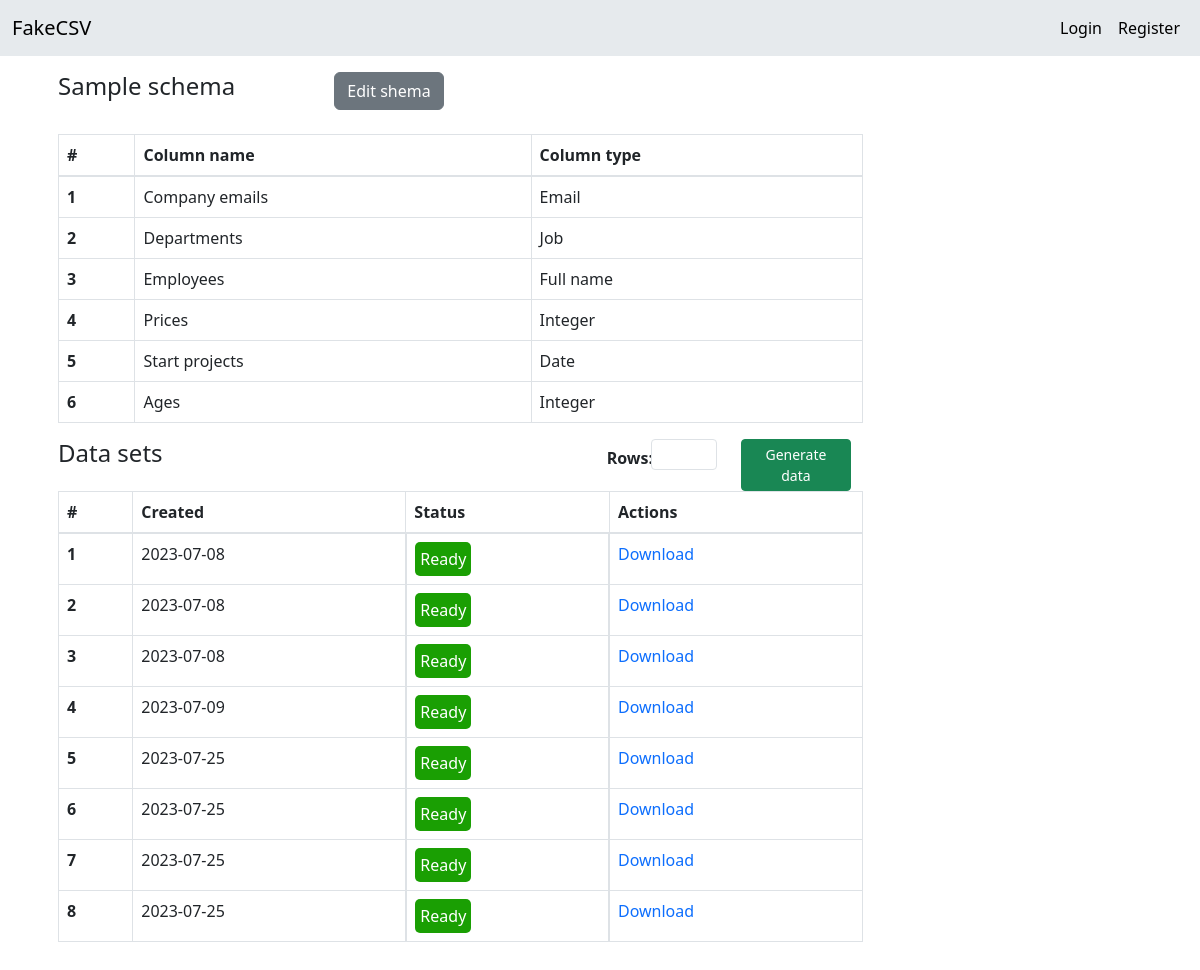
The page /data-sets/Planeks/ on the database its author committed.
### CSV_converter/models.py (models this page shows, shortened)
class Column(models.Model):
    name = models.CharField(max_length=255)
    type = models.CharField(
        max_length=255,
        choices=TYPE_CHOICES
    )
    order = models.CharField(max_length=255)
    schema = models.ForeignKey(
        Schema,
        on_delete=models.CASCADE
    )

class File(models.Model):
    name = models.CharField(max_length=255)
    date = models.DateField(auto_now=True)
    schema = models.ForeignKey(
        Schema,
        on_delete=models.CASCADE
    )

### CSV_converter/views.py (the view, shortened to what this page needs)
# urls.py: path('data-sets/<str:name>/', views.DataSetsView.as_view(), name='data_sets'),
class DataSetsView(View):
    template_name = "data_sets.html"
    fake = Faker()
    def get(self, *args, **kwargs):
        name = kwargs.get('name')
        if name:
            schema = get_object_or_404(Schema, name=name)
            columns = schema.column_set.all()
            files = schema.file_set.all()
        else:
            columns = ''
            files = ''
        return render(self.request, self.template_name, {"schema_name": schema.name, "columns": columns, "files": files})

### CSV_converter/templates/data_sets.html (shortened to what this page needs)
{% extends 'base.html' %}
{% load static %}
{% block css %}
<link rel="preload" as="style" href="{% static 'css/data_sets.css' %}" onload="this.rel = 'stylesheet'"/>
{% endblock %}
{% block content %}
<div class="col-sm-9 p-3">
  <form method="post">
    <div class="row justify-content-start">
      <div class="col-4">
        <h4>Sample schema</h4>
      </div>
      <div class="col-4">
        <a role="button" href="{% url 'edit_schema' name=schema_name %}" class="btn btn-secondary">Edit shema</a>
      </div>
    </div>
    <br>
    <table class="table table-bordered">
      <thead>
        <tr>
          <th scope="col">#</th>
          <th scope="col">Column name</th>
          <th scope="col">Column type</th>
        </tr>
      </thead>
      <tbody>
        {% for column in columns %}
          <tr>
            <th scope="row">{{ forloop.counter }}</th>
            <td>{{ column.name }}</td>
            <td>{{ column.get_type_display }}</td>
          </tr>
        {% endfor %}
      </tbody>
    </table>
    <div class="container text-left">
      <div class="row justify-content-between">
        <div class="col p-0">
          <h4>Data sets</h4>
        </div>
        <div class="col-4">
          <div class="row justify-content-center">
            <div class="col col-lg-2">
              <label for="rows" class="col-form-label"><b>Rows:</b></label>
            </div>
            <div class="col col-lg-4">
              <input type="text" id="rows" name="rows" class="form-control form-control-sm">
            </div>
            <div class="col">
              <button id="generate-data" type="submit" class="btn btn-success btn-sm">Generate data</button>
            </div>
          </div>
        </div>
      </div>
    </div>
    <table id="data-table" class="table table-bordered">
      <thead>
        <tr>
          <th scope="col">#</th>
          <th scope="col">Created</th>
          <th scope="col">Status</th>
          <th scope="col">Actions</th>
        </tr>
      </thead>
      <tbody id="table-body">
        {% for file in files %}
          <tr>
            <th scope="row">{{ forloop.counter }}</th>
            <td>{{ file.date|date:"Y-m-d" }}</td>
            <td class="status-cell" style="display:flex;">
              <div style="background-color: #1a9f03; border-radius: 5px; padding: 5px; color: white;">Ready</div>
            </td>
            <td><a href="/media/{{ file.name }}">Download</a></td>
          </tr>
        {% endfor %}
      </tbody>
    </table>
  </form>
</div>
{% endblock %}

### CSV_converter/static/css/data_sets.css (style rules this page uses)
a { text-decoration: none; }

### rows shown on the page
Column: name "Company emails", type "Email"
Column: name "Departments", type "Job"
Column: name "Employees", type "Full name"
Column: name "Prices", type "Integer"
Column: name "Start projects", type "Date"
Column: name "Ages", type "Integer"
File: date "2023-07-08"
File: date "2023-07-08"
File: date "2023-07-08"
File: date "2023-07-09"
File: date "2023-07-25"
File: date "2023-07-25"
File: date "2023-07-25"
File: date "2023-07-25"
